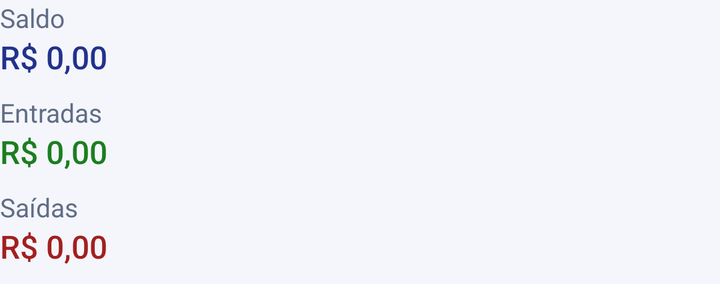
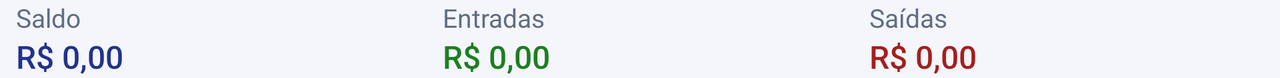

An Android layout and its configuration variant, each rendered on a device that would load it. The default file and the variant file are quoted in full after the pictures.
<!-- AndroidManifest.xml: application theme Theme.ControleDeGastos -->
<!-- res/layout/annual_totals.xml -->
<?xml version="1.0" encoding="utf-8"?>
<LinearLayout
    xmlns:android="http://schemas.android.com/apk/res/android"
    android:layout_width="match_parent"
    android:layout_height="wrap_content"
    android:orientation="vertical">
    <LinearLayout
        android:layout_width="match_parent"
        android:layout_height="wrap_content"
        android:layout_marginBottom="8dp"
        android:orientation="vertical">
        <TextView
            style="@style/Ui.Caption"
            android:layout_width="match_parent"
            android:layout_height="wrap_content"
            android:text="@string/balance" />
        <TextView
            android:id="@+id/textTotalbalance"
            style="@style/Ui.Value"
            android:layout_width="match_parent"
            android:layout_height="wrap_content"
            android:text="@string/money_zero"
            android:textColor="@color/brand"
            android:textSize="16sp" />
    </LinearLayout>
    <LinearLayout
        android:layout_width="match_parent"
        android:layout_height="wrap_content"
        android:layout_marginBottom="8dp"
        android:orientation="vertical">
        <TextView
            style="@style/Ui.Caption"
            android:layout_width="match_parent"
            android:layout_height="wrap_content"
            android:text="@string/inflow" />
        <TextView
            android:id="@+id/textTotalinflow"
            style="@style/Ui.Value"
            android:layout_width="match_parent"
            android:layout_height="wrap_content"
            android:text="@string/money_zero"
            android:textColor="@color/chartGreen"
            android:textSize="16sp" />
    </LinearLayout>
    <LinearLayout
        android:layout_width="match_parent"
        android:layout_height="wrap_content"
        android:layout_marginBottom="8dp"
        android:orientation="vertical">
        <TextView
            style="@style/Ui.Caption"
            android:layout_width="match_parent"
            android:layout_height="wrap_content"
            android:text="@string/outflow" />
        <TextView
            android:id="@+id/textTotaloutflow"
            style="@style/Ui.Value"
            android:layout_width="match_parent"
            android:layout_height="wrap_content"
            android:text="@string/money_zero"
            android:textColor="@color/chartRed"
            android:textSize="16sp" />
    </LinearLayout>
</LinearLayout>
<!-- resources referenced by this layout -->
<resources>
  <color name="brand">#22328C</color>
  <color name="chartGreen">#1C7E20</color>
  <color name="chartRed">#A31F1F</color>
  <string name="balance">Saldo</string>
  <string name="inflow">Entradas</string>
  <string name="money_zero">R$ 0,00</string>
  <string name="outflow">Saídas</string>
  <style name="Ui.Caption" parent="Ui.Body">
          <item name="android:textSize">13sp</item>
          <item name="android:textColor">@color/muted</item>
      </style>
  <style name="Ui.Value" parent="Ui.Body">
          <item name="android:textSize">22sp</item>
          <item name="android:fontFamily">sans-serif-medium</item>
      </style>
  <!-- from res/values-v29/ -->
  <style name="Theme.ControleDeGastos" parent="Base.Theme.ControleDeGastos">
          <item name="android:windowLightNavigationBar">true</item>
          <item name="android:forceDarkAllowed">false</item>
          <item name="android:navigationBarColor">@color/page</item>
      </style>
  <style name="Ui.Body" parent="">
          <item name="android:textSize">16sp</item>
          <item name="android:textColor">@color/ink</item>
          <item name="android:fontFamily">sans-serif</item>
          <item name="android:lineSpacingExtra">3dp</item>
      </style>
  <color name="muted">#606D85</color>
  <style name="Base.Theme.ControleDeGastos" parent="Theme.Material3.Light.NoActionBar">
          <item name="colorPrimary">@color/brand</item>
          <item name="colorOnPrimary">@color/white</item>
          <item name="colorSecondary">@color/accent</item>
          <item name="colorOnSecondary">@color/white</item>
          <item name="colorPrimaryContainer">@color/tint</item>
          <item name="colorOnPrimaryContainer">@color/brand</item>
          <item name="colorSecondaryContainer">@color/tint</item>
          <item name="colorOnSecondaryContainer">@color/brand</item>
          <item name="colorSurface">@color/surface</item>
          <item name="colorOnSurface">@color/ink</item>
          <item name="android:colorBackground">@color/page</item>
          <item name="android:windowBackground">@color/page</item>
          <item name="android:statusBarColor">@color/brand</item>
          <item name="android:windowLightStatusBar">false</item>
          <item name="android:navigationBarColor">@color/brand</item>
          <item name="android:fontFamily">sans-serif</item>
          <item name="materialButtonStyle">@style/Ui.Button</item>
      </style>
  <color name="page">#F4F6FB</color>
  <color name="ink">#18233D</color>
  <color name="white">#FFFFFF</color>
  <color name="accent">#0095FE</color>
  <color name="tint">#EAF0FF</color>
  <color name="surface">#FFFFFF</color>
  <style name="Ui.Button" parent="Widget.Material3.Button">
          <item name="cornerRadius">16dp</item>
          <item name="android:minHeight">56dp</item>
          <item name="android:textAllCaps">false</item>
      </style>
</resources>
<!-- res/layout-land/annual_totals.xml (the repository's variant of the layout above) -->
<!-- drawn on the phone turned sideways -->
<?xml version="1.0" encoding="utf-8"?>
<LinearLayout
    xmlns:android="http://schemas.android.com/apk/res/android"
    android:layout_width="match_parent"
    android:layout_height="wrap_content"
    android:orientation="horizontal"
    android:baselineAligned="false">
    <LinearLayout
        android:layout_width="0dp"
        android:layout_height="wrap_content"
        android:layout_weight="1"
        android:orientation="vertical"
        android:paddingStart="8dp"
        android:paddingEnd="8dp">
        <TextView
            style="@style/Ui.Caption"
            android:layout_width="match_parent"
            android:layout_height="wrap_content"
            android:text="@string/balance" />
        <TextView
            android:id="@+id/textTotalbalance"
            style="@style/Ui.Value"
            android:layout_width="match_parent"
            android:layout_height="wrap_content"
            android:text="@string/money_zero"
            android:textColor="@color/brand"
            android:textSize="16sp" />
    </LinearLayout>
    <LinearLayout
        android:layout_width="0dp"
        android:layout_height="wrap_content"
        android:layout_weight="1"
        android:orientation="vertical"
        android:paddingStart="8dp"
        android:paddingEnd="8dp">
        <TextView
            style="@style/Ui.Caption"
            android:layout_width="match_parent"
            android:layout_height="wrap_content"
            android:text="@string/inflow" />
        <TextView
            android:id="@+id/textTotalinflow"
            style="@style/Ui.Value"
            android:layout_width="match_parent"
            android:layout_height="wrap_content"
            android:text="@string/money_zero"
            android:textColor="@color/chartGreen"
            android:textSize="16sp" />
    </LinearLayout>
    <LinearLayout
        android:layout_width="0dp"
        android:layout_height="wrap_content"
        android:layout_weight="1"
        android:orientation="vertical"
        android:paddingStart="8dp"
        android:paddingEnd="8dp">
        <TextView
            style="@style/Ui.Caption"
            android:layout_width="match_parent"
            android:layout_height="wrap_content"
            android:text="@string/outflow" />
        <TextView
            android:id="@+id/textTotaloutflow"
            style="@style/Ui.Value"
            android:layout_width="match_parent"
            android:layout_height="wrap_content"
            android:text="@string/money_zero"
            android:textColor="@color/chartRed"
            android:textSize="16sp" />
    </LinearLayout>
</LinearLayout>
